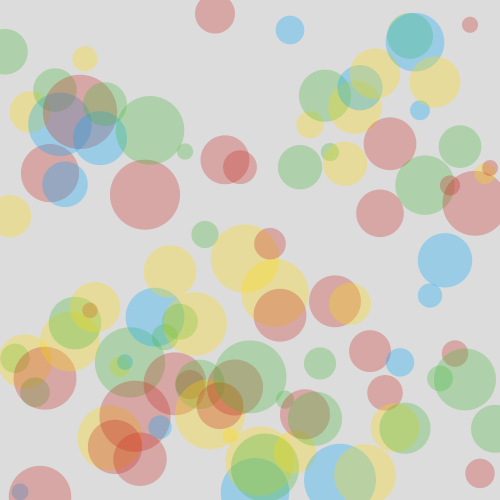
Frame 1 (no input)
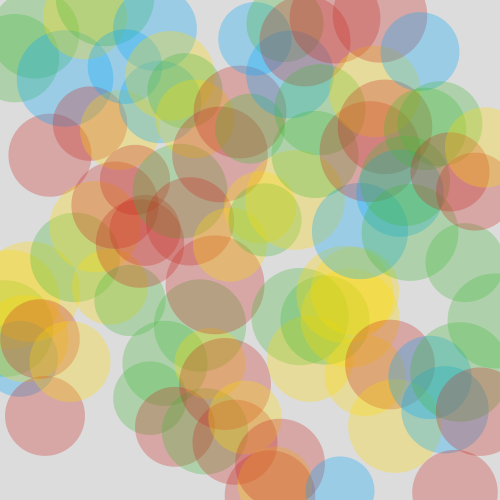
Frame 60 (the mouse pressed at the canvas centre just before this capture)
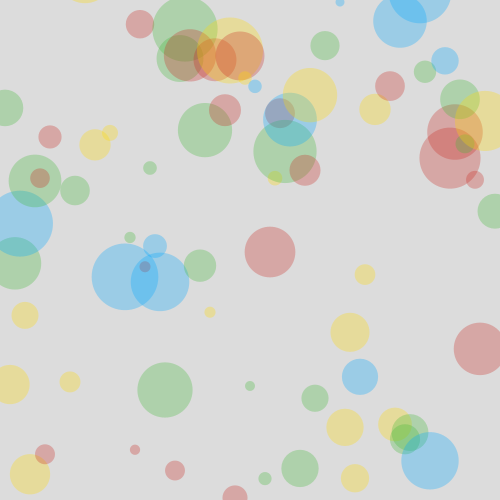
Frame 120 (the mouse held since frame 60 and released just before this capture)

The Processing sketch that drew these frames (run headless with seeded random() and noise(); from frame 60 on, the mouse is pressed at the canvas centre):

// Processing sketch: processing_20546
// ── processing_20546.pde

int num = 100;

float[] ypos = new float[num];
float[] speed = new float[num];
float[] mySize = new float[num];
color[] myColors = new color[4];
int[] col = new int[num];


void setup() {

  size(500,500);

  //explicitly add colors to the myColors array
  myColors[0] = color(200,40,35,75);
  myColors[1] = color(65,185,54,75);
  myColors[2] = color(255,217,0,75);
  myColors[3] = color(0,168,255,75);

  //use a loop to randomly seed ypos, speed, and col
  for(int i=num-1; i>=0; i--) {
    ypos[i] = random(0,height);
    speed[i] = random(-5,5);
    col[i] = floor(random(0,4));
    mySize[i] = random(15,75);
  }
  noStroke();
  smooth();
};;

void draw() {
  background(220);
  
  for(int i=0; i<num-1; i++) {
   
    
    //use the int from col[] to choose the fill from myColors[]
    fill(myColors[col[i]]);
    //draw the ellipse using ypos[]
    ellipse(width/num * i + width/num, ypos[i], mySize[i], mySize[i]);
    //update ypos[] with speed[]
    ypos[i] = ypos[i] + speed[i];
    
    //if the circles go off the screen, reset them
    if(ypos[i] > height) ypos[i] = 0;
   
    mySize[i]++;

if (mySize[i] > 100){
  mySize[i]=-mySize[i];

  constrain(mySize[i],50,100);
}

  }
}
